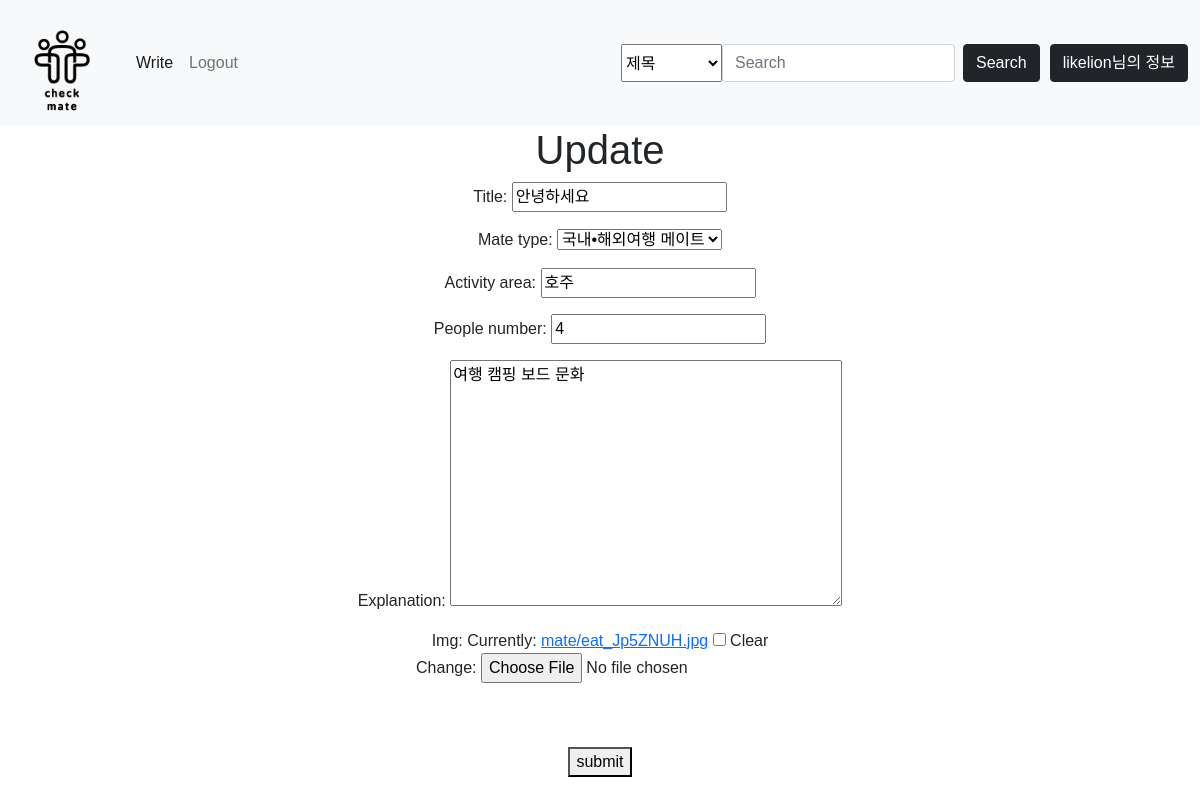
/checkmateapp/edit/1 (signed in), run on the app's committed database.
### account/models.py (models this page shows)
class CustomUser(AbstractUser):
    mbti_Choices = (
        ('모름','모름'),
        ('ISTJ','ISTJ'),
        ('ISFJ','ISFJ'),
        ('INFJ','INFJ'),
        ('INTJ','INTJ'),
        ('ISTP','ISTP'),
        ('ISFP','ISFP'),
        ('INTP','INTP'),
        ('INFP','INFP'),
        ('ESTP','ESTP'),
        ('ESFP','ESFP'),
        ('ENFP','ENFP'),
        ('ENTP','ENTP'),
        ('ESTJ','ESTJ'),
        ('ESFJ','ESFJ'),
        ('ENFJ','ENFJ'),
        ('ENTJ','ENTJ'),
    )
    mbti = models.TextField(choices=mbti_Choices)
    location = models.CharField(max_length=200)

### checkmateapp/models.py (models this page shows, shortened)
class Mate(models.Model):
    title = models.CharField(max_length=50)
    mate_type_Choices = (
        ('문화생활 메이트','문화생활 메이트'),
        ('국내•해외여행 메이트','국내•해외여행 메이트'),
        ('캠핑 메이트','캠핑 메이트'),
        ('운동 메이트','운동 메이트'),
        ('공부 메이트','공부 메이트'),
    )
    mate_type = models.TextField(choices=mate_type_Choices)
    writer = models.ForeignKey(CustomUser, on_delete=models.CASCADE, related_name='usernames')
    activity_area = models.CharField(max_length=50)
    explanation = models.TextField()
    people_number = models.CharField(max_length=50)
    created_at = models.DateTimeField()
    img = models.ImageField(upload_to="mate/", blank = True, null = True)
    image_thumbnail = ImageSpecField(source = 'img', processors=[ResizeToFill(120,100)])

### checkmateapp/views.py (the view, shortened to what this page needs)
# urls.py: path('edit/<str:post_id>', edit, name = "edit"),
def edit(request, post_id):
    post = get_object_or_404(Mate, pk = post_id)
    if request.method == 'GET':  #수정하려고 들어갔을 때
        form = mateForm(instance = post)
        return render(request, 'edit.html', {'form' : form})

### checkmateapp/forms.py
class mateForm(forms.ModelForm):
    class Meta:
        model = Mate
        fields = ['title', 'mate_type', 'activity_area', 'people_number', 'explanation', 'img']

### checkmateapp/templates/edit.html (shortened to what this page needs)
{% extends 'base.html' %}
{% block content %}
<h1>Update</h1>
<form method="post" enctype="multipart/form-data">
    {{form.as_p}}
    <br><br>
    <button type ="submit">submit</button>
</form>
{% endblock %}

### checkmate/templates/base.html (shortened to what this page needs)
<!DOCTYPE html>
{% load static %}
<html lang="en">
<head>
    <link href="https://cdn.jsdelivr.net/npm/bootstrap@5.0.0/dist/css/bootstrap.min.css" rel="stylesheet">
</head>
<body>
    <nav class="navbar navbar-expand-lg navbar-light bg-light">
        <div class="container-fluid">
          <a class="navbar-brand" href = "{%url 'home'%}" >
            <div class="none">
                <img src = "{% static 'checkmate3.png'%}" alt = "" width = "100" height = "100" >
            </div>
          </a>
          <div class="collapse navbar-collapse" id="navbarSupportedContent">
            <ul class="navbar-nav me-auto mb-2 mb-lg-0">
                    {% if user.is_authenticated %}
                    <li class="nav-item">
                        <a class="nav-link active" aria-current="page" href = "{%url 'new'%}" >Write</a>
                    </li>
                        <a class="nav-link" href = "{%url 'logout' %}" >Logout</a>
                    {% endif %}
            </div>
            <form class="d-flex" action="{% url 'search' %}" method="post">
                <select name="type">
                    <option value="title">제목</option>
                </select>
                <input class="form-control me-2" type="search" aria-label="Search" placeholder="Search" name="keyword">
                <button class="btn btn-dark" type="submit">Search</button>
            </form>
            {% if user.is_authenticated %}
                    <div class="dropdown">
                        <button id="info" class="btn btn-dark" type="button" id="dropdownMenuButton1" data-bs-toggle="dropdown" aria-expanded="false">
                          {{user.username}}님의 정보
                        </button>
                      </div>
                      {% endif %}
        </div>
      </nav>
<div class="container">
    {% block content %}
    {% endblock %}
</div>
</body>
</html>

### checkmate/templates/base.html (style rules this page uses)
body { text-align: center; font-family: 'Noto Sans KR', sans-serif; }
#info { margin-left: 10px; }

### data on the page
CustomUser: username "likelion"
Mate: title "안녕하세요", mate_type "국내•해외여행 메이트", activity_area "호주", people_number "4", explanation "여행 캠핑 보드 문화"
